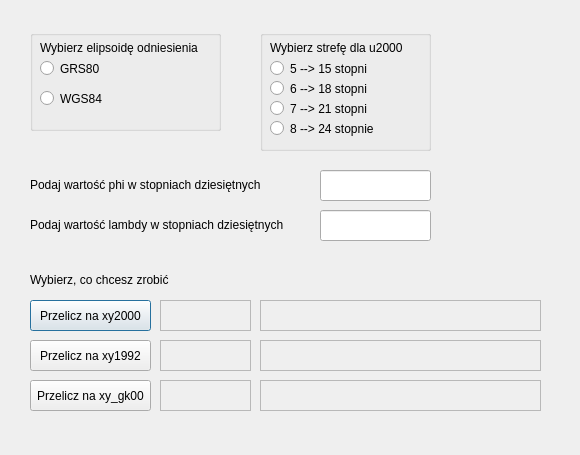
<?xml version="1.0" encoding="UTF-8"?>
<ui version="4.0">
 <class>Aplikacja_geodezyjna</class>
 <widget class="QDialog" name="Aplikacja_geodezyjna">
  <property name="geometry">
   <rect>
    <x>0</x>
    <y>0</y>
    <width>580</width>
    <height>455</height>
   </rect>
  </property>
  <property name="windowTitle">
   <string>Dialog</string>
  </property>
  <widget class="QLabel" name="Wprowadz_phi">
   <property name="geometry">
    <rect>
     <x>30</x>
     <y>170</y>
     <width>271</width>
     <height>31</height>
    </rect>
   </property>
   <property name="text">
    <string>Podaj wartość phi w stopniach dziesiętnych</string>
   </property>
   <property name="textFormat">
    <enum>Qt::RichText</enum>
   </property>
  </widget>
  <widget class="QLabel" name="Wprowadz_lambde">
   <property name="geometry">
    <rect>
     <x>30</x>
     <y>210</y>
     <width>271</width>
     <height>31</height>
    </rect>
   </property>
   <property name="text">
    <string>Podaj wartość lambdy w stopniach dziesiętnych</string>
   </property>
   <property name="textFormat">
    <enum>Qt::RichText</enum>
   </property>
  </widget>
  <widget class="QLabel" name="Wyswietlenie_wyniku_xy00">
   <property name="geometry">
    <rect>
     <x>260</x>
     <y>300</y>
     <width>281</width>
     <height>31</height>
    </rect>
   </property>
   <property name="frameShape">
    <enum>QFrame::StyledPanel</enum>
   </property>
   <property name="text">
    <string/>
   </property>
  </widget>
  <widget class="QLineEdit" name="Wartosc_phi">
   <property name="geometry">
    <rect>
     <x>320</x>
     <y>170</y>
     <width>111</width>
     <height>31</height>
    </rect>
   </property>
  </widget>
  <widget class="QLineEdit" name="Wartosc_lambdy">
   <property name="geometry">
    <rect>
     <x>320</x>
     <y>210</y>
     <width>111</width>
     <height>31</height>
    </rect>
   </property>
  </widget>
  <widget class="QGroupBox" name="groupBox_strefy">
   <property name="geometry">
    <rect>
     <x>260</x>
     <y>30</y>
     <width>171</width>
     <height>121</height>
    </rect>
   </property>
   <property name="title">
    <string/>
   </property>
   <widget class="QRadioButton" name="Strefa_5">
    <property name="geometry">
     <rect>
      <x>10</x>
      <y>30</y>
      <width>111</width>
      <height>17</height>
     </rect>
    </property>
    <property name="text">
     <string>5 --&gt; 15 stopni</string>
    </property>
   </widget>
   <widget class="QLabel" name="Strefa_u2000">
    <property name="geometry">
     <rect>
      <x>10</x>
      <y>10</y>
      <width>161</width>
      <height>16</height>
     </rect>
    </property>
    <property name="text">
     <string>Wybierz strefę dla u2000</string>
    </property>
    <property name="textFormat">
     <enum>Qt::RichText</enum>
    </property>
   </widget>
   <widget class="QRadioButton" name="Strefa_6">
    <property name="geometry">
     <rect>
      <x>10</x>
      <y>50</y>
      <width>131</width>
      <height>17</height>
     </rect>
    </property>
    <property name="text">
     <string>6 --&gt; 18 stopni</string>
    </property>
   </widget>
   <widget class="QRadioButton" name="Strefa_7">
    <property name="geometry">
     <rect>
      <x>10</x>
      <y>70</y>
      <width>141</width>
      <height>17</height>
     </rect>
    </property>
    <property name="text">
     <string>7 --&gt; 21 stopni</string>
    </property>
   </widget>
   <widget class="QRadioButton" name="Strefa_8">
    <property name="geometry">
     <rect>
      <x>10</x>
      <y>90</y>
      <width>141</width>
      <height>17</height>
     </rect>
    </property>
    <property name="text">
     <string>8 --&gt; 24 stopnie</string>
    </property>
   </widget>
  </widget>
  <widget class="QGroupBox" name="groupBox_elipsoida">
   <property name="geometry">
    <rect>
     <x>30</x>
     <y>30</y>
     <width>191</width>
     <height>101</height>
    </rect>
   </property>
   <property name="title">
    <string/>
   </property>
   <widget class="QLabel" name="Elipsoida">
    <property name="geometry">
     <rect>
      <x>10</x>
      <y>10</y>
      <width>171</width>
      <height>16</height>
     </rect>
    </property>
    <property name="text">
     <string>Wybierz elipsoidę odniesienia</string>
    </property>
    <property name="textFormat">
     <enum>Qt::RichText</enum>
    </property>
   </widget>
   <widget class="QRadioButton" name="GRS80">
    <property name="geometry">
     <rect>
      <x>10</x>
      <y>30</y>
      <width>86</width>
      <height>17</height>
     </rect>
    </property>
    <property name="text">
     <string>GRS80</string>
    </property>
   </widget>
   <widget class="QRadioButton" name="WGS84">
    <property name="geometry">
     <rect>
      <x>10</x>
      <y>60</y>
      <width>86</width>
      <height>17</height>
     </rect>
    </property>
    <property name="text">
     <string>WGS84</string>
    </property>
   </widget>
  </widget>
  <widget class="QPushButton" name="xy2000">
   <property name="geometry">
    <rect>
     <x>30</x>
     <y>300</y>
     <width>121</width>
     <height>31</height>
    </rect>
   </property>
   <property name="text">
    <string>Przelicz na xy2000</string>
   </property>
  </widget>
  <widget class="QPushButton" name="xy_gk">
   <property name="geometry">
    <rect>
     <x>30</x>
     <y>380</y>
     <width>121</width>
     <height>31</height>
    </rect>
   </property>
   <property name="text">
    <string>Przelicz na xy_gk00</string>
   </property>
  </widget>
  <widget class="QLabel" name="Wyswietlenie_wyniku_xy_gk">
   <property name="geometry">
    <rect>
     <x>260</x>
     <y>380</y>
     <width>281</width>
     <height>31</height>
    </rect>
   </property>
   <property name="frameShape">
    <enum>QFrame::StyledPanel</enum>
   </property>
   <property name="text">
    <string/>
   </property>
  </widget>
  <widget class="QLabel" name="Wybor">
   <property name="geometry">
    <rect>
     <x>30</x>
     <y>270</y>
     <width>181</width>
     <height>21</height>
    </rect>
   </property>
   <property name="text">
    <string>Wybierz, co chcesz zrobić</string>
   </property>
   <property name="textFormat">
    <enum>Qt::RichText</enum>
   </property>
  </widget>
  <widget class="QLabel" name="Wyswietlenie_wyniku_xy92">
   <property name="geometry">
    <rect>
     <x>260</x>
     <y>340</y>
     <width>281</width>
     <height>31</height>
    </rect>
   </property>
   <property name="frameShape">
    <enum>QFrame::StyledPanel</enum>
   </property>
   <property name="text">
    <string/>
   </property>
  </widget>
  <widget class="QPushButton" name="xy92">
   <property name="geometry">
    <rect>
     <x>30</x>
     <y>340</y>
     <width>121</width>
     <height>31</height>
    </rect>
   </property>
   <property name="text">
    <string>Przelicz na xy1992</string>
   </property>
  </widget>
  <widget class="QLabel" name="model1">
   <property name="geometry">
    <rect>
     <x>160</x>
     <y>380</y>
     <width>91</width>
     <height>31</height>
    </rect>
   </property>
   <property name="frameShape">
    <enum>QFrame::StyledPanel</enum>
   </property>
   <property name="text">
    <string/>
   </property>
  </widget>
  <widget class="QLabel" name="model2">
   <property name="geometry">
    <rect>
     <x>160</x>
     <y>340</y>
     <width>91</width>
     <height>31</height>
    </rect>
   </property>
   <property name="frameShape">
    <enum>QFrame::StyledPanel</enum>
   </property>
   <property name="text">
    <string/>
   </property>
  </widget>
  <widget class="QLabel" name="model3">
   <property name="geometry">
    <rect>
     <x>160</x>
     <y>300</y>
     <width>91</width>
     <height>31</height>
    </rect>
   </property>
   <property name="frameShape">
    <enum>QFrame::StyledPanel</enum>
   </property>
   <property name="text">
    <string/>
   </property>
  </widget>
 </widget>
 <resources/>
 <connections/>
</ui>
